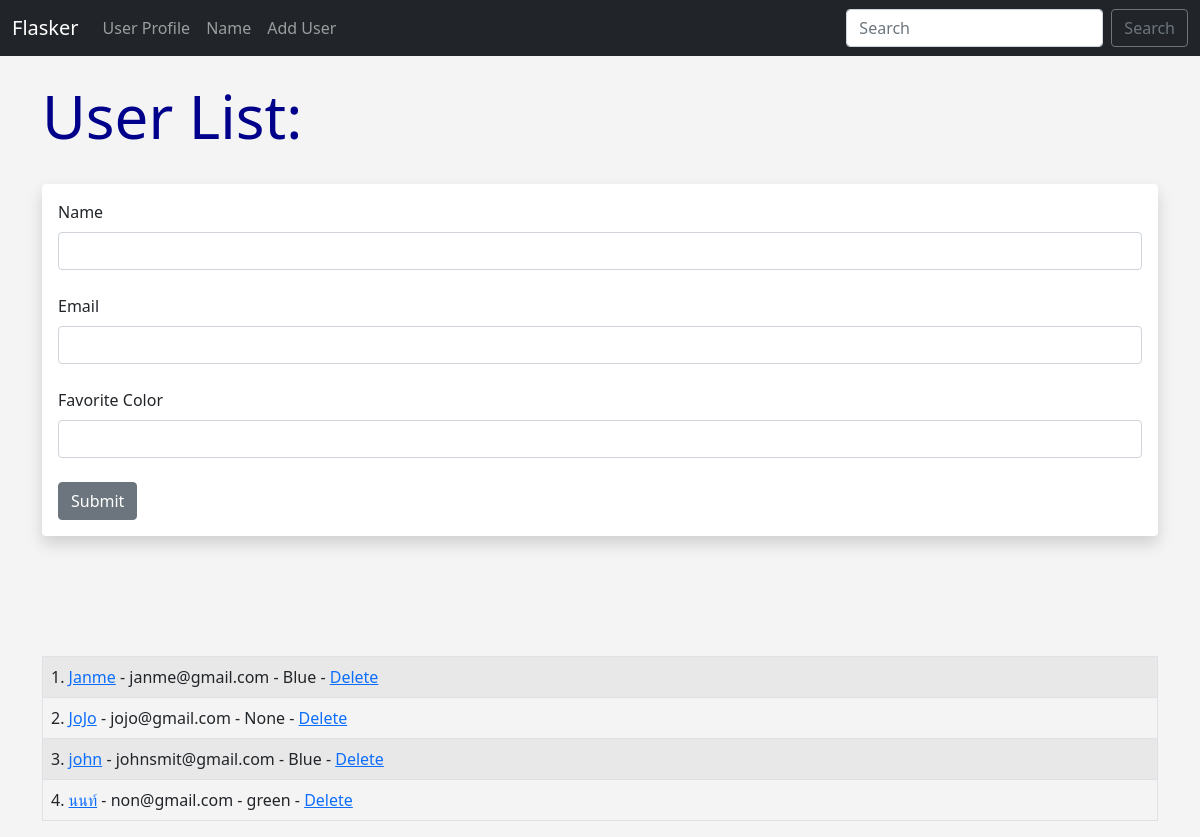
Screenshot of /user/add with the database file from the repository.
### hello.py (models this page shows, shortened)
class Users(db.Model):
    id = db.Column(db.Integer, primary_key=True)
    name = db.Column(db.String(200), nullable=False)
    email = db.Column(db.String(120), nullable=False, unique=True)
    favorite_color = db.Column(db.String(120))
    date_added = db.Column(db.DateTime, default=datetime.utcnow)

### hello.py (the view, shortened to what this page needs)
@app.route('/user/add', methods=['GET', 'POST'])
def add_user():
    name = None
    form = UserForm()
    our_users = Users.query.order_by(Users.date_added)
    return render_template("add_user.html",
        form=form,
        name=name,
        our_users=our_users)

### hello.py
class UserForm(FlaskForm):
    name = StringField("Name", validators=[DataRequired()])
    email = StringField("Email", validators=[DataRequired()])
    favorite_color = StringField("Favorite Color")
    submit = SubmitField("Submit")

### templates/add_user.html (shortened to what this page needs)
{% extends 'base.html' %}
{% block content %}
{% if name %}
	<h1>User Added</h1>
	<br/><br/><br/>
<table class="table table-hover table-bordered table-striped">
{% for our_user in our_users %}
	<tr>
		<td>{{ our_user.id }}. <a href="{{url_for('update', id=our_user.id)}}">
		{{ our_user.name }}</a> - {{
		our_user.email}} - {{ our_user.favorite_color }} -
		<a href="{{ url_for('delete', id=our_user.id) }}">Delete</a></td>
	</tr>
{% endfor %}
</table>
{% else %}
	<h1>User List:</h1>
	<br/>
<div class="shadow p-3 mb-5 bg-body rounded">
	<form method="POST">
		{{ form.name.label(class="form-label") }}
		{{ form.name(class="form-control") }}
		<br/>
		{{ form.email.label(class="form-label") }}
		{{ form.email(class="form-control") }}
		<br/>
		{{ form.favorite_color.label(class="form-label") }}
		{{ form.favorite_color(class="form-control") }}
		<br/>
		{{ form.submit(class="btn btn-secondary") }}
	</form>
</div>
<br/><br/><br/>
<table class="table table-hover table-bordered table-striped">
{% for our_user in our_users %}
	<tr>
		<td>{{ our_user.id }}. <a href="{{url_for('update', id=our_user.id)}}">
		{{ our_user.name}}</a> - {{
		our_user.email}} - {{ our_user.favorite_color }} -
		<a href="{{ url_for('delete', id=our_user.id) }}">Delete</a></td>
	</tr>
{% endfor %}
</table>
{% endif %}
{% endblock %}

### templates/base.html (shortened to what this page needs)
<!doctype html>
<html lang="en">
  <head>
    <link href="https://cdn.jsdelivr.net/npm/bootstrap@5.1.3/dist/css/bootstrap.min.css" rel="stylesheet">
    <link href="{{ url_for('static', filename='css/style.css')}}" rel="stylesheet">
  </head>
  <body>
  	{% include 'navbar.html' %}
  	<br/>
  	<div class="container">
    {% block content %}
	{% endblock %}
	</div>
  </body>
</html>

### templates/navbar.html (shortened to what this page needs)
<nav class="navbar navbar-expand-lg navbar-dark bg-dark">
  <div class="container-fluid">
    <a class="navbar-brand" href="{{ url_for('index')}}">Flasker</a>
    <div class="collapse navbar-collapse" id="navbarSupportedContent">
      <ul class="navbar-nav me-auto mb-2 mb-lg-0">
        <li class="nav-item">
          <a class="nav-link" href="{{ url_for('user', name='John')}}">User Profile</a>
        </li>
        <li class="nav-item">
          <a class="nav-link" href="{{ url_for('name')}}">Name</a>
        </li>
        <li class="nav-item">
          <a class="nav-link" href="{{ url_for('add_user')}}">Add User</a>
        </li>
      </ul>
      <form class="d-flex">
        <input class="form-control me-2" type="search" placeholder="Search" aria-label="Search">
        <button class="btn btn-outline-secondary" type="submit">Search</button>
      </form>
    </div>
  </div>
</nav>

### static/css/style.css (style rules this page uses)
h1 { color: darkblue; font-size: 60px; }
body { background: #f4f4f4; }

### rows the page displays
Users: id "1", name "Janme", email "janme@gmail.com", favorite_color "Blue"
Users: id "2", name "JoJo", email "jojo@gmail.com", favorite_color "None"
Users: id "3", name "john", email "johnsmit@gmail.com", favorite_color "Blue"
Users: id "4", name "นนท์", email "non@gmail.com", favorite_color "green"
